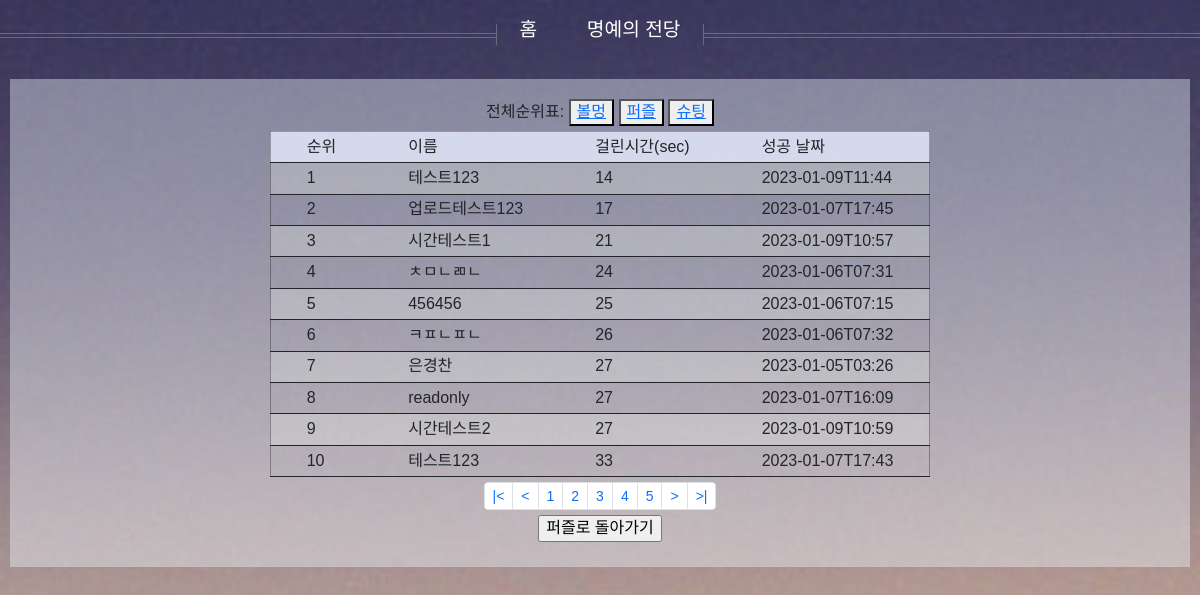
Page /puzzleApp/rank/ on the committed database.
### puzzleApp/models.py (models this page shows)
class Puzzle(models.Model):
    name = models.CharField(max_length=255)
    score = models.IntegerField()
    date = models.CharField(max_length=255)
    class Meta:
        db_table = 'Puzzle'

### puzzleApp/views.py (the view)
# urls.py: path("rank/", ballmungViews.rank, name="rank"),
def rank(request):
    puzzle = Puzzle.objects.all().order_by('score','date')
    page_info = {
        "startPage" : 1,
        "endPage" : 10,
        "underPageCount" : 10,
        "currentPage" : 1,
        "totalPage" : 0,
        "countPerPage" : 10,
    }
    page_info["currentPage"] = request.GET.get('page')
    if not page_info["currentPage"]:
        page_info["currentPage"] = 1
    else:
        page_info["currentPage"] = int(page_info["currentPage"])
        if page_info["currentPage"] <= 0:
            page_info["currentPage"] = 1
    page_info["totalPage"] = (puzzle.count() // page_info["countPerPage"]) + 1
    if (puzzle.count() % page_info["countPerPage"]) == 0:
        page_info["totalPage"] -= 1
    page_info["startPage"] = (page_info["currentPage"] // page_info["underPageCount"]) * page_info["underPageCount"] + 1
    page_info["endPage"] = page_info["startPage"] + page_info["underPageCount"] - 1
    if page_info["endPage"] > page_info["totalPage"]:
        page_info["endPage"] = page_info["totalPage"]
    pageRange = range(page_info["startPage"], page_info["endPage"]+1)
    paginator = Paginator(puzzle, page_info["countPerPage"])
    rankinfo_s = paginator.get_page(page_info["currentPage"])
    return render(request, 'puzzleApp/rank.html', {"rankdata":rankinfo_s, "page_info":page_info, "pageRange":pageRange})

### ballmungApp/templatetags/rank_filter.py (called while the page is built)
@register.filter
def rank_filter(value, arg):
    rank = value + (arg - 1) * 10
    return rank

### puzzleApp/templates/puzzleApp/rank.html (shortened to what this page needs)
<head>
    <link href="https://cdn.jsdelivr.net/npm/bootstrap@5.2.3/dist/css/bootstrap.min.css" rel="stylesheet">
    <link rel="stylesheet" href="/static/ballmungApp/css/ballmung.css">
    <link rel="stylesheet" href="/static/ballmungApp/css/mainApp_rank.css">
</head>
<body>
    {% include "nav.html" %}
    <div class="wrapper">
        <div class="container">
            {% include "header.html" %}
            <table style="margin: 5px 0px;">
                <thead>
                    <tr>
                        <th>순위</th>
                        <th>이름</th>
                        <th>걸린시간(sec)</th>
                        <th>성공 날짜</th>
                    </tr>
                </thead>
                <tbody>
                    {% load rank_filter %}
                    {% for pu in rankdata %}
                    <tr>
                        <td>{{forloop.counter| rank_filter:page_info.currentPage}}</td>
                        <td>{{pu.name}}</td>
                        <td>{{pu.score}}</td>
                        <td>{{pu.date}}</td>
                    </tr>
                    {% endfor %}
                </tbody>
            </table>
            <div class="underPageBar">
                <ul class="pagination pagination-sm">
                    <li class="page-item"><a class="page-link" href="{% url "puzzleApp:rank" %}?page={{ 1 }}">|&lt</a></li>
                    <li class="page-item"><a class="page-link" href="#">&lt</a></li>
                    {% for pr in pageRange%}
                    <li class="page-item"><a class="page-link" href="{% url "puzzleApp:rank" %}?page={{ pr }}">{{ pr }}</a>
                    </li>
                    {% endfor %}
                    <li class="page-item"><a class="page-link" href="#">&gt</a></li>
                    <li class="page-item"><a class="page-link" href="{% url "puzzleApp:rank" %}?page={{ page_info.totalPage}}">&gt|</a></li>
                </ul>
                <input type="button" class="puzzlebutton" value="퍼즐로 돌아가기" onclick="location.href='../'" style="display: none;">
            </div>
        </div>
    </div>
</body>

### ballmungApp/static/ballmungApp/css/ballmung.css (style rules this page uses)
html,body,div,span, p, a, img, ol, ul, li, form, label, table, tr, th, td, canvas, header, nav, section { margin: 0; padding: 0; border: 0; font-size: 100%; font: inherit; vertical-align: baseline; }
body { font-family: 'Noto Sans KR', sans-serif; padding-left: 0px; background-image: url("../images/header.jpg"); background-repeat: no-repeat; line-height: 1.3; }
.wrapper { background-color: rgba(240, 248, 255, 0.4); display: flex; justify-content: center; padding: 10px; margin: 10px; }
.wrapper>.container { display: flex; flex-direction: column; justify-content: space-between; margin: 10px; }
table { position: relative; border-collapse: collapse; border: 1px solid; border-color: rgba(0, 0, 0, 0.3); padding-left: 10px; }
thead { background-color: rgba(231, 237, 254, 0.8); }
th, td { border-bottom: 1px solid; padding: 0.6vh 0.7vw; }
tbody>tr:nth-of-type(2n-1) { background-color: rgba(235, 237, 232, 0.3); }

### ballmungApp/static/ballmungApp/css/mainApp_rank.css (style rules this page uses)
html,body,div,span, p, a, img, ol, ul, li, form, label, table, tr, th, td, canvas, header, nav, section { margin: 0; padding: 0; border: 0; font-size: 100%; font: inherit; vertical-align: baseline; }
body { font-family: 'Noto Sans KR', sans-serif; padding-left: 0px; background-image: url("../images/pic03.jpg"); background-size: cover; line-height: 1.3; }
.wrapper { background-color: rgba(240, 248, 255, 0.4); display: flex; flex-direction: column; justify-content: center; align-items: center; padding: 10px; margin: 10px; }
.wrapper>div { margin: 5px; }
table { position: relative; border-collapse: collapse; border: 1px solid; border-color: rgba(0, 0, 0, 0.3); padding-left: 10px; }
thead { background-color: rgba(231, 237, 254, 0.8); }
th, td { border-bottom: 1px solid; padding: 0.6vh 2.5vw; }
tbody>tr:nth-of-type(2n-1) { background-color: rgba(235, 237, 232, 0.3); }

### puzzleApp/templates/puzzleApp/rank.html (style rules this page uses)
.container { display: flex; justify-content: center; flex-direction: column; align-items: center; }
.underPageBar { display: flex; flex-direction: column; align-items: center; justify-content: center; }
.underPageBar > input { margin: 5px; }
th, td { border-bottom: 1px solid; padding: 0.6vh 3.0vw; }

### rows in the picture
Puzzle: name "테스트123", score "14", date "2023-01-09T11:44"
Puzzle: name "업로드테스트123", score "17", date "2023-01-07T17:45"
Puzzle: name "시간테스트1", score "21", date "2023-01-09T10:57"
Puzzle: name "ㅊㅁㄴㄻㄴ", score "24", date "2023-01-06T07:31"
Puzzle: name "456456", score "25", date "2023-01-06T07:15"
Puzzle: name "ㅋㅍㄴㅍㄴ", score "26", date "2023-01-06T07:32"
Puzzle: name "은경찬", score "27", date "2023-01-05T03:26"
Puzzle: name "readonly", score "27", date "2023-01-07T16:09"
Puzzle: name "시간테스트2", score "27", date "2023-01-09T10:59"
Puzzle: name "테스트123", score "33", date "2023-01-07T17:43"

### other values in the picture
{{ pr }} "1" "2" "3" "4" "5"
